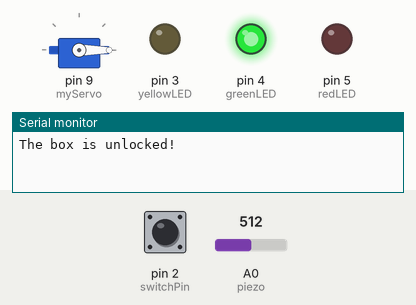
A sketch run on a simulated Arduino Uno, built with avr-gcc and run on an emulated ATmega328P. On the bench: servo, output pins drawn as LEDs (lit = HIGH), the last lines printed to the serial monitor. The test bench sets the inputs (shaded band); at power-on: pin 2 (switchPin) LOW, A0 (piezo) = 512.

Above: at 1.2 s.
1.3 s: pin 2 (switchPin) pulled HIGH for 0.15 s
At 2.3 s:
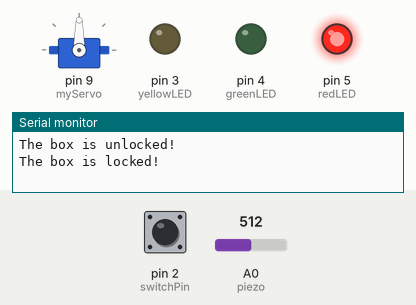
Timing chart, 0 to 4.3 s (numbered marks = the images above; inputs shaded):
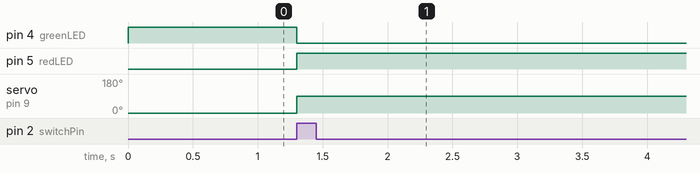

Measured:
- after the input at 1.3 s, pin 4 (greenLED): HIGH → LOW at once; pin 5 (redLED): LOW → HIGH at once; servo on pin 9 (myServo): 0° → 90° at once

The sketch:

knock_lock.ino
```cpp
#include <Servo.h>
Servo myServo;

const int piezo = A0;
const int switchPin = 2;
const int yellowLED = 3;
const int greenLED = 4;
const int redLED = 5;

int knockVal;
int switchVal;

const int quietKnock = 10;
const int loudKnock = 100;

boolean locked = false;
int numberOfKnocks = 0;

void setup() {
  myServo.attach(9);
  pinMode(yellowLED, OUTPUT);
  pinMode(greenLED, OUTPUT);
  pinMode(redLED, OUTPUT);
  pinMode(switchPin, INPUT);
  Serial.begin(9600);

  digitalWrite(greenLED, HIGH);
  myServo.write(0);
  Serial.println("The box is unlocked!");
}

void loop() {
  if(locked == false){
    switchVal = digitalRead(switchPin);

    if(switchVal == HIGH){
      locked = true;
      digitalWrite(greenLED, LOW);
      digitalWrite(redLED, HIGH);
      myServo.write(90);
      Serial.println("The box is locked!");
      delay(1000);
    }
  }

  if(locked == true){
    knockVal = analogRead(piezo);

    if(numberOfKnocks < 3 && knockVal > 0){
      if(checkForKnock(knockVal) == true){
        numberOfKnocks++;
      }
      Serial.print(3 - numberOfKnocks);
      Serial.println(" more knocks to go");
    }

    if(numberOfKnocks >= 3){
      locked = false;
      myServo.write(0);
      delay(20);
      digitalWrite(greenLED, HIGH);
      digitalWrite(redLED, LOW);
      Serial.println("The box is unlocked!");
      numberOfKnocks = 0;
    }
  }

}

boolean checkForKnock(int value){
  if(value > quietKnock && value < loudKnock){
    digitalWrite(yellowLED, HIGH);
    delay(50);
    digitalWrite(yellowLED, LOW);
    Serial.print("Valid knock value ");
    Serial.println(value);

    return true;
  } else {
    Serial.print("Bad knock value ");
    Serial.println(value);
    return false;
  }
}
```
